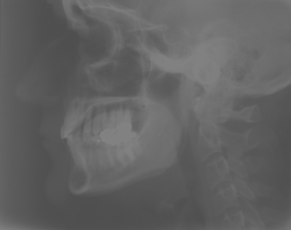
#> input picture data/xray.png, 291 x 230 px, shrunk from 600 x 474 before the run; the run also reads 1 picture not shown here
$ jupyter execute intensity_transformations.ipynb   (shell and % lines are left out)
#> lines starting #> are read from the running program, lines starting #| are printed output that depends on the picture; after the words box and inside, x2 and y2 are one past the last pixel; in counts of white or black regions, pixels touching at a corner belong together
# Introduction

**In this lecture, we will learn**
- what an intensity transformation is,
- when and how to use common intensity transformations,
- principles of histogram equalization and matching techniques,
- how to implement intensity transformations efficiently using Numpy.

**The lecture is based on**
- Chapter 3 "Point Operations" of
  [\[Burger22\] Wilhelm Burger, Mark J. Burge: "Digital Image Processing: An Algorithmic Introduction (3rd edition)"](https://imagingbook.com/books/english-edition-hardcover/)

[cell 1]
from typing import Callable, Optional, Union

import matplotlib.pyplot as plt
import numpy as np
import seaborn as sns
import scipy
import skimage

[cell 2]
xray_rgb = skimage.io.imread('../data/xray.png')
#> xray_rgb is the input picture: shape (230, 291, 3); min 78, max 130, mean 97.9
xray_rgb.dtype, xray_rgb.shape, xray_rgb.min(), xray_rgb.max()

[cell 3]
xray_gray = skimage.util.img_as_ubyte(skimage.color.rgb2gray(xray_rgb))
xray_gray.dtype, xray_gray.shape, xray_gray.min(), xray_gray.max()

[cell 4]
def imshow_pair(
        horizontal: bool = True,
        cmap: str = 'gray',
        vmin: Union[int, float] = 0,
        vmax: Union[int, float] = 255,
        grid: bool = False,
        colorbar: bool = True,
        **images
):
#> called with horizontal = True, cmap = 'gray', vmin = 0, vmax = 255, grid = False, colorbar = True
    nrows, ncols = (1, 2) if horizontal else (2, 1)
    fig, axes = plt.subplots(nrows=nrows, ncols=ncols, layout='constrained')
    for ax, (name, img) in zip(axes.flat, images.items()):
        im = ax.imshow(img, cmap=cmap, vmin=vmin, vmax=vmax)
        ax.grid(grid)
        ax.set_title(name)
    if colorbar:
        fig.colorbar(im, ax=axes, orientation='horizontal' if horizontal else 'vertical', aspect=50)
    return fig, axes

[cell 5]
imshow_pair(rgb=xray_rgb, gray=xray_gray);

# Intensity transformations

<figure class="image">

  <figcaption>Examples of intensity transformations: original, negative, histogram equalization, segmentation by thresholding</figcaption>
</figure>

- In general, an intensity transformation is
  $$
  g(x, y) = T(f(x, y), x, y)
  $$
  where
  - $f(x, y)$ is the original image,
  - $T$ is a transformation function,
  - $g(x, y)$ is the newly produced transformed image.
- Notice that the output value $g(x, y)$ at position $(x, y)$ only depends on input $f(x, y)$ at the same coordinates $(x, y)$ and the coordinates themselves.
- This means that **intensity transformations do not change size, geometry or local structure of the image**.

# Monadic operations

- A special category of intensity transformations are monadic (unary, single input) operations that are **independent of the position $(x, y)$** in the image.
  $$
  g(x, y) = T(f(x, y))
  $$
  or more succinctly
  $$
  b = T(a)
  $$
  where
  - $a = f(x, y)$ is the original intensity,
  - $b = g(x, y)$ the transformed intensity.
- In other words, the transformed intensity value only depends on the original intensity and nothing else.

## Change of brightness

- Brightness roughly corresponds to image exposure.
- **Manipulating brightness has an additive effect**
  $$
  T_{\textrm{br}}(a; \beta) = a + \beta
  $$
- For example, to increase the brightness by 10, we would do $T_{\textrm{br}}(a; 10) = a + 10$

[cell 6]
def change_brightness(img: np.ndarray, beta: float) -> np.ndarray:
#> called with beta = 50
    height, width = img.shape
    # First initialize an output image - same size and type as input
    output = np.zeros_like(img)
    for y in range(height):
        for x in range(width):
            # For each pixel do b = T(a) = a + beta
            a = img[y, x]
            b = a + beta  # FIXME: a problem here
            b = np.clip(b, 0, 255)
            # Write the new intensity in the output image to the same position
            output[y, x] = b
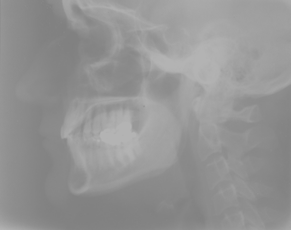
#> output: shape (230, 291); min 128, max 180, mean 147.9
    return output

[cell 7]
gray_brt = change_brightness(xray_gray, 50)
gray_brt.dtype, gray_brt.shape, gray_brt.min(), gray_brt.max()

[cell 8]
imshow_pair(gray=xray_gray, gray_brt=gray_brt);

## Change of contrast

- Contrast corresponds to the range of intensity values effectively used in an image.
- **Manipulating contrast has a multiplicative effect**
  $$
  T_{\textrm{con}}(a; \alpha) = \alpha \cdot a
  $$
- For example, to increase the contrast by 50 %, we would do $T_{\textrm{con}}(a; 1.5) = 1.5\cdot a$

[cell 9]
def change_contrast(img: np.ndarray, alpha: float) -> np.ndarray:
#> called with alpha = 1.5
    height, width = img.shape
    output = np.zeros_like(img)
    for y in range(height):
        for x in range(width):
            output[y, x] = alpha * img[y, x]  # FIXME: a problem here
    return output

[cell 10]
gray_con = change_contrast(xray_gray, 1.5)
gray_con.dtype, gray_con.shape, gray_con.min(), gray_con.max()

[cell 11]
imshow_pair(gray=xray_gray, gray_con=gray_con);

# Inverting an image (image negative)

- The transformation function is
  $$T_{\text{neg}}(a) = a_\text{max} - a$$
- where
  - $a_\text{max} = 2^{n_\text{bits}}$ when the dtype is integer (typically $n_\text{bits} = 8 \rightarrow a_\text{max} = 255$),
  - $a_\text{max} = 1.0$ when the dtype is `float`.

[cell 12]
def image_negative_slow(img: np.ndarray, v_max: int = 255) -> np.ndarray:
#> called with v_max = 255
    height, width = img.shape
    output = np.zeros_like(img)
    for y in range(height):
        for x in range(width):
            output[y, x] = v_max - img[y, x]
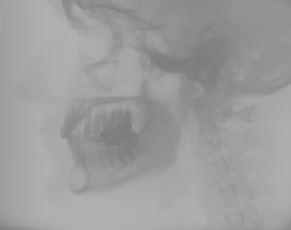
#> output: shape (230, 291); min 125, max 177, mean 157.1
    return output

[cell 13]
xray_neg = image_negative_slow(xray_gray)
xray_neg.dtype, xray_neg.shape, xray_neg.min(), xray_neg.max()

[cell 14]
imshow_pair(gray=xray_gray, gray_neg=xray_neg);

## Fast vectorized implementation

- We'll ditch the slow Python for loops and leverage NumPy's efficient broadcasting instead.

[cell 15]
def image_negative(img: np.ndarray, v_max: int = 255) -> np.ndarray:
    return v_max - img

[cell 16]
xray_neg = image_negative(xray_gray)
xray_neg.dtype, xray_neg.shape, xray_neg.min(), xray_neg.max()

[cell 17]
imshow_pair(gray=xray_gray, gray_neg=xray_neg);

[cell 18]
image_negative_slow(xray_gray)

[cell 19]
image_negative(xray_gray)

# Thresholding

- Thresholding is an intensity transformation function that separates pixels by their value into two classes, for example background and foreground.
  $$
  T_{\textrm{thr}}(a; t) = \begin{cases}
      a_\textrm{min} & \textrm{if} \; a \lt t \\
      a_\textrm{max} & \textrm{if} \; a \ge t
  \end{cases}
  $$
  where
  - $t$ is some threshold value.
- Usually, we want to *binarize* the image and therefore choose $a_\textrm{min} = 0$ and $a_\textrm{max} = 1$ (or sometimes 0 and 255 in case of `uint8` images).

[cell 20]
def threshold_image(img: np.ndarray, threshold: int, v_max: int = 255) -> np.ndarray:
#> called with threshold = 125, v_max = 255
    output = np.zeros_like(img)
    mask = img >= threshold
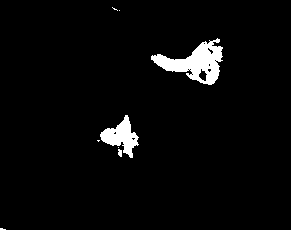
#> mask: shape (230, 291) bool; 3.5% white; 8 white regions (5 under 20 px), largest, box (x1, y1, x2, y2) and area: (151, 38, 223, 85) 1511, (100, 115, 139, 158) 755, (118, 149, 122, 157) 26
    output[mask] = v_max
    return output

[cell 21]
gray_thr = threshold_image(xray_gray, 125)
gray_thr.dtype, gray_thr.shape, gray_thr.min(), gray_thr.max()

[cell 22]
imshow_pair(gray=xray_gray, gray_thr=gray_thr);

# Automatic contrast adjustment (enhancement)

- Let's first look at the image histogram of our low contrast image.

[cell 23]
xray_hist_bins = np.arange(257)
xray_hist, _ = np.histogram(xray_gray, bins=xray_hist_bins)
#> xray_hist = 256 values, max 2551 at index 88, min 0 at index 0, mean 261.4

[cell 24]
with sns.axes_style(style='darkgrid'):
    plt.bar(xray_hist_bins[:-1], xray_hist, width=1., edgecolor='none');

- If the image only covers a small range of intensities, it may appear as low contrast.
- In order to increase the contrast, we need to fully utilize the entire range of possible intensities like in the following picture.

<figure class="image">

  <figcaption>Source: [Burger22], Fig. 3.4</figcaption>
</figure>

- Let's say the smallest and the highest values in our image $I$ are $a_\textrm{lo} = \min(I)$ and $a_\textrm{hi} = \max(I)$, respectively.

[cell 25]
xray_gray.min(), xray_gray.max()
#> Out = (78, 130)

- In order to cover some specified intensity range, we will map the smallest value $a_\textrm{lo}$ to zero (let's call that zero $a_\textrm{min}$) and the highest value $a_\textrm{hi}$ to 255 ($=a_\textrm{max}$) like so
  $$
  f(a) = \frac{a_\textrm{max} - a_\textrm{min}}{a_\textrm{hi} - a_\textrm{lo}} \cdot (a - a_\textrm{lo}) + a_\textrm{min}
  $$
  which for an 8-bit with $a_\textrm{min} = 0$ and $a_\textrm{max} = 255$ simplifies to
  $$
  f(a) = \frac{255}{a_\textrm{hi} - a_\textrm{lo}} \cdot (a - a_\textrm{lo})
  $$

[cell 26]
def normalize_minmax_uint8(img: np.ndarray) -> np.ndarray:
    a_lo, a_hi = img.min(), img.max()
#> a_lo = 78; a_hi = 130
    output = 255. / (a_hi - a_lo) * (img - a_lo)
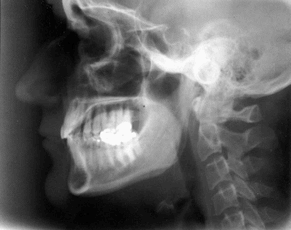
#> output: shape (230, 291) float64; min 0, max 255, mean 97.8; drawn with min black and max white
    return output.astype(np.uint8)

[cell 27]
xray_gray_nrm = normalize_minmax_uint8(xray_gray)
xray_gray_nrm.dtype, xray_gray_nrm.shape, xray_gray_nrm.min(), xray_gray_nrm.max()

[cell 28]
imshow_pair(gray=xray_gray, gray_nrm=xray_gray_nrm);

# Automatic contrast adjustment for noisy images

- Simple min-max normalization will fail when there are outlier values in the input image.
- Let's corrupt our image with artificial salt & pepper noise to illustrate the point.
- Each pixel will be randomly set to 0 or 255 with some probability (`amount` in the following code).

[cell 29]
xray_gray_snp = skimage.util.random_noise(xray_gray, mode='s&p', amount=0.01)  # this also converts to float and 0..1 range
xray_gray_snp = skimage.util.img_as_ubyte(xray_gray_snp)  # convert back to uint8 and 0..255
xray_gray_snp.dtype, xray_gray_snp.shape, xray_gray_snp.min(), xray_gray_snp.max()

[cell 30]
imshow_pair(gray=xray_gray, gray_snp=xray_gray_snp);

[cell 31]
with sns.axes_style(style='darkgrid'):
    plt.hist(xray_gray_snp.ravel(), bins=xray_hist_bins, width=1., edgecolor='none');

[cell 32]
xray_gray_snp_nrm = normalize_minmax_uint8(xray_gray_snp)
xray_gray_snp_nrm.dtype, xray_gray_snp_nrm.shape, xray_gray_snp_nrm.min(), xray_gray_snp_nrm.max()

[cell 33]
imshow_pair(gray_snp=xray_gray_snp, gray_snp_nrm=xray_gray_snp_nrm);
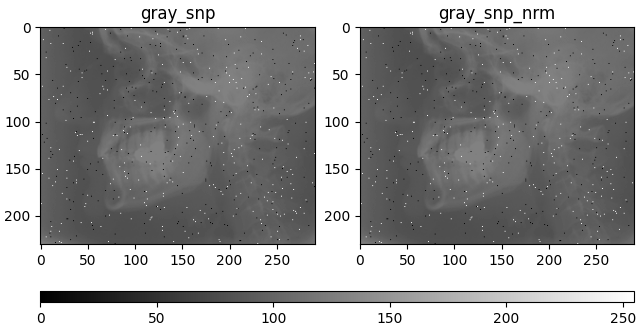
#> figure drawn by matplotlib, 3 panels

- Obviously, because the original intensity values already covered the entire `uint8` range 0..255 due to the added noise, there was nothing to "stretch".
- In order to remedy this, we would need to know the original intensity range as it was *before* the noise corruption. We don't have it, of course, so we need to estimate it.
- One idea is to assume the type of noise (salt & pepper) and the maximum amount (5 % in our case).
- Then, insted of hard max, we can set $a_\textrm{hi}$ to be a value such that 95 % of pixels in the image are smaller, i.e to the. 95th percentile, and similarly set the $a_\textrm{lo}$ to the 5th percentile.
- See the following illustration, where the percentage of pixels with the few lowest and highest values are denoted as $p_\textrm{lo}$ and $p_\textrm{hi}$, respectively.

<figure class="image">

  <figcaption>Source: [Burger22], Fig. 3.6</figcaption>
</figure>

- Both values $a_\textrm{lo}$, $a_\textrm{hi}$ can be calculated using the `np.percentile` function.
- However, will do so manually using a cumulative histogram, since the `np.percentile` relies on cumulative distribution function anyway and it will be useful later for implementation of histogram equalization.

## Cumulative histogram

- If we have a histogram $h$ of our image $I$, the cumulative histogram $H$ is defined as
  $$
  H(a) = \sum_{i=0}^a h(i) \quad \textrm{for} \; 0 \le a \lt K
  $$
  where
  - $K$ is the number of intensity levels, e.g. $K = 256$ for `uint8` images.
- It holds that
  - $a$-th value in $H$ is the sum of all values in $h$ up to the $a$-th position,
  - the last element $H(K-1)$ is equal to the number of pixels in $I$. If $M$ and $N$ are the width and height of $I$, respectively, then $H(K-1) = M \cdot N$.

[cell 34]
def cumsum_naive(h: np.ndarray) -> np.ndarray:
    h_cum = np.zeros_like(h)
    for a in range(len(h)):
        for i in range(a+1):
            h_cum[a] += h[i]
#> after the loop, h_cum = 256 values from 0 to 66930
    return h_cum

[cell 35]
def cumsum_recursive(h: np.ndarray) -> np.ndarray:
    h_cum = np.zeros_like(h)
#> h_cum = 256 values from 0 to 0
    h_cum[0] = h[0]
    for i in range(2, len(h)):
        h_cum[i] = h_cum[i - 1] + h[i]
#> after the loop, h_cum = 256 values from 0 to 66930
    return h_cum

[cell 36]
np.all(cumsum_naive(xray_hist) == cumsum_recursive(xray_hist))
#> Out = True

[cell 37]
cumsum_naive(xray_hist)
#> Out = 256 values from 0 to 66930

[cell 38]
cumsum_recursive(xray_hist)
#> Out = 256 values from 0 to 66930

[cell 39]
np.all(np.cumsum(xray_hist) == cumsum_recursive(xray_hist))
#> Out = True

[cell 40]
np.cumsum(xray_hist)
#> Out = 256 values from 0 to 66930

[cell 41]
xray_hist_cum = np.cumsum(xray_hist)
#> xray_hist_cum = 256 values from 0 to 66930
xray_hist_cum.dtype, xray_hist_cum.shape, xray_hist_cum.min(), xray_hist_cum.max()

[cell 42]
with sns.axes_style(style='darkgrid'):
    plt.bar(xray_hist_bins[:256], xray_hist, width=1, ec='none', alpha=0.4)
    plt.xlabel('$a$')
    plt.ylabel('$h(a)$')
    plt.gca().twinx()
    plt.plot(xray_hist_cum)
    plt.ylabel('$H(a)$')
    plt.ylim(-1000., None)
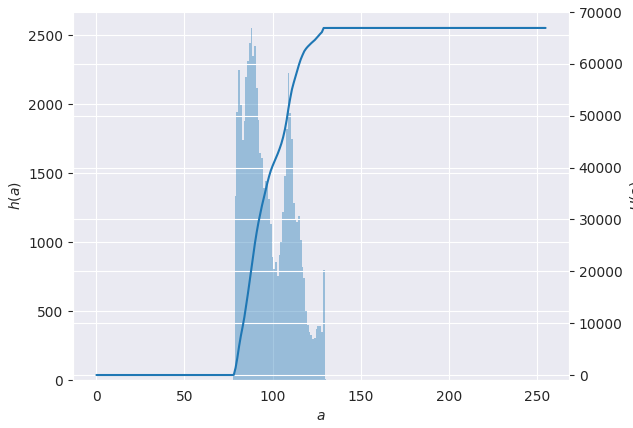
#> figure drawn by matplotlib, 2 panels; panel 1: tallest bar 2551 high, from x = 87.5 to 88.5; panel 2: curve peaks at x = 130, y = 66930

## Frequencies and probabilities

- The value in each histogram bin describes the observed frequency of the corresponding intensity value, i.e. we may treat the histogram as a discrete *frequency distribution*.
- For a given image $I$ of size $M \times N$, the sum of all histogram entries is equal to the number of pixels
  $$
  \sum_a{h(a)} = M \cdot N
  $$
- The associated normalized histogram
  $$
  p(a) = \frac{h(a)}{M \cdot N}
  $$
  can be interpreted as the probability mass function (pmf), where $p(a)$ is the probability for the occurence of the pixel value $a$. As a probability distribution, it satisfies
  $$
  \sum_a{p(a)} = 1
  $$
- The statistical counterpart to the cumulative histogram $H$ is the *cumulative distribution function*
  $$
  \textrm{cdf}(a) = \sum_{i=0}^a{p(i)} = \frac{H(a)}{M \cdot N}
  $$
- Each value $\textrm{cdf}(a)$ tells us the percentile of $a$. If, for example, $\textrm{cdf}(10) = 0.07$, it means that 7 % of pixels in the image $I$ have a value smaller or equal to $10$. The last value $\textrm{cdf}(K-1)$ (typically $K=256$ for `uint8` images) is always equal to one.

[cell 43]
def pmf(h: np.ndarray) -> np.ndarray:
    return h / h.sum()

[cell 44]
xray_pmf = pmf(xray_hist)
#> xray_pmf = 256 values, max 0.0381 at index 88, min 0 at index 0, mean 0.00391
xray_pmf.shape, xray_pmf.dtype, xray_pmf.min(), xray_pmf.max()

[cell 45]
def cdfs(h: np.ndarray) -> np.ndarray:
    p_cum = np.cumsum(h)
#> p_cum = 256 values from 0 to 66930
    return p_cum / p_cum[-1]

[cell 46]
xray_cdf = cdfs(xray_hist)
#> xray_cdf = 256 values from 0 to 1
xray_cdf.shape, xray_cdf.dtype, xray_cdf.min(), xray_cdf.max()

[cell 47]
with sns.axes_style('darkgrid'):
    plt.bar(xray_hist_bins[:256], xray_pmf, width=1, ec='none', alpha=0.4)
    plt.xlabel('$a$')
    plt.ylabel('$p(a)$')
    plt.gca().twinx()
    plt.plot(xray_cdf)
    plt.ylabel('$\\text{cdf}(a)$')
    plt.ylim(-0.01, None)
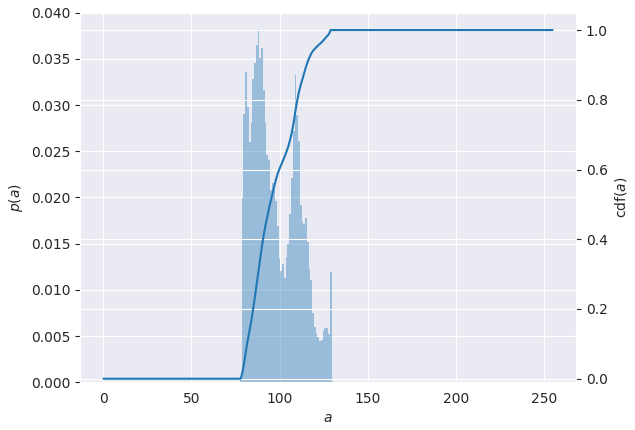
#> figure drawn by matplotlib, 2 panels; panel 1: tallest bar 0.0381 high, from x = 87.5 to 88.5; panel 2: curve peaks at x = 130, y = 1

## Normalization range limits $a_\textrm{lo}$ and $a_\textrm{hi}$ as percentiles

- Using cumulative distribution function $\textrm{cdf}$, we can easily find intensity values $a_\textrm{lo}$ and $a_\textrm{hi}$, which correspond to the smallest and largest few percent of values in $f$, respectively.
- The value $a_\textrm{lo}$ will be the first entry in the $\textrm{cdf}$ which is larger than e.g. 5 %.
- If we denote the percentage as $p_\textrm{lo}$, then
  $$
  a_\textrm{lo} = \min\left\{a | \textrm{cdf}(a) \ge p_\textrm{lo}\right\}
  $$

[cell 48]
a_lo = next(a for a in range(len(xray_hist_cum)) if xray_cdf[a] >= 0.05)  # p_lo = 0.05
#> a_lo = 81
a_lo
#> Out = 81

Similarly, $a_\textrm{hi}$ will be the last $a$ for which $\textrm{cdf}(a) \le 0.95$, i.e.
$$
a_\textrm{hi} = \max\left\{a | \textrm{cdf}(a) \le (1 - p_\textrm{hi})\right\}
$$

[cell 49]
a_hi = next(a for a in reversed(range(len(xray_hist_cum))) if xray_cdf[a] <= 0.95)  # p_hi = 0.05
#> a_hi = 120
a_hi
#> Out = 120

Let's put the entire percentile-based contrast adjustment into single function.

[cell 50]
def normalize_percentile_uint8(img: np.ndarray, percentage: float = 0.05) -> np.ndarray:
#> called with percentage = 0.05
    h, _ = np.histogram(img.ravel(), bins=np.arange(257))
#> h = 256 values, max 2528 at index 88, min 0 at index 1, mean 261.4
    p_cum = cdfs(h)
#> p_cum = 256 values from 0.0046 to 1
    a_lo = next(a for a in range(len(p_cum)) if p_cum[a] > percentage)
#> a_lo = 80
    a_hi = next(a for a in reversed(range(len(p_cum))) if p_cum[a] < 1. - percentage)
#> a_hi = 121
    output = 255. / (a_hi - a_lo) * (img.astype(float) - a_lo)
    return output.clip(min=0, max=255).astype(np.uint8)
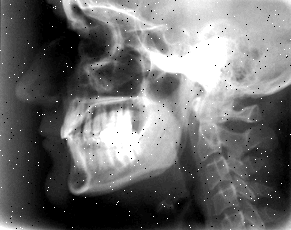
#> returned value: shape (230, 291); min 0, max 255, mean 109.8

[cell 51]
gray_snp_nrp = normalize_percentile_uint8(xray_gray_snp, percentage=0.05)  # try lowering percentile here
gray_snp_nrp.dtype, gray_snp_nrp.shape, gray_snp_nrp.min(), gray_snp_nrp.max()

[cell 52]
imshow_pair(gray_snp=xray_gray_snp, gray_snp_nrp=gray_snp_nrp);
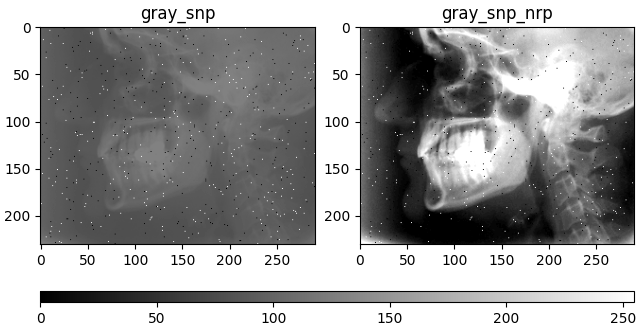
#> figure drawn by matplotlib, 3 panels

# Intensity transformations as an application of the function $T$

- Notice that in all of the examples above, the procedure for transforming the input image using a monadic transformation function $T$ was always the same.
- The only thing that varied was the function $T$.
- Therefore, we may create a general function `remap_values` that takes in two inputs: image $f$ and transformation $T$.

[cell 53]
def remap_values(img: np.ndarray, trf_func: Callable[[float], float]) -> np.ndarray:
    height, width = img.shape
    output = np.zeros_like(img)
    for y in range(height):
        for x in range(width):
            output[y, x] = trf_func(img[y, x])
    return output

## Inverting an image (image negative)

- Now, we'll look at image negative again.
- This time, however, we will perform it using the `remap_values` function.
- Remember that the image negative transformation function is
  $$
  T_\textrm{neg}(a) = a_\textrm{max} - a
  $$
- For `uint8`, $a_\textrm{max} = 255$. Let's create $T_\textrm{neg}$ as a Python function.

[cell 54]
def trf_neg(a: float) -> float:
    return 255 - a

[cell 55]
xray_neg = remap_values(xray_gray, trf_neg)
xray_neg.dtype, xray_neg.shape, xray_neg.min(), xray_neg.max()

[cell 56]
imshow_pair(gray=xray_gray, gray_neg=xray_neg);

## Pre-computing $T$ as a <u>l</u>ook<u>u</u>p <u>t</u>able (LUT)

- When we are working with discrete images with finite number of distinct pixel values, the transformation function $T(a)$ will be a discrete function with a finite number of distinct values of $a$.
- Typically, for `uint8`, $a = 0,\ldots,255$.
- We may then pre-compute the output values $T(a)$ so that $T$ need not to be re-evaluated for each pixel inside the for loop of `remap_values`.
- We'll create another function `remap_values_uint8`, in which the second argument will be a vector of size 256 with pre-computed values of $T$ instead of $T$ itself.

[cell 57]
def remap_values_uint8(img: np.ndarray, trf_lut: np.ndarray) -> np.ndarray:
    height, width = img.shape
    output = np.zeros_like(img)
    for y in range(height):
        for x in range(width):
            output[y, x] = trf_lut[img[y, x]]
    return output

[cell 58]
def create_image_negative_lut() -> np.ndarray:
    return 255 - np.arange(256, dtype=np.uint8)

[cell 59]
lut_neg = create_image_negative_lut()
lut_neg.shape, lut_neg.dtype, lut_neg.min(), lut_neg.max()

[cell 60]
def plot_lut(lut: np.ndarray, ax: Optional[plt.matplotlib.axes.Axes] = None):
    if ax is None:
        ax = plt.gca()
    ax.plot(lut);
    ax.set_xlabel('$a$')
    ax.set_ylabel('$a\'$')

[cell 61]
with sns.axes_style(style='darkgrid'):
    plot_lut(lut_neg)
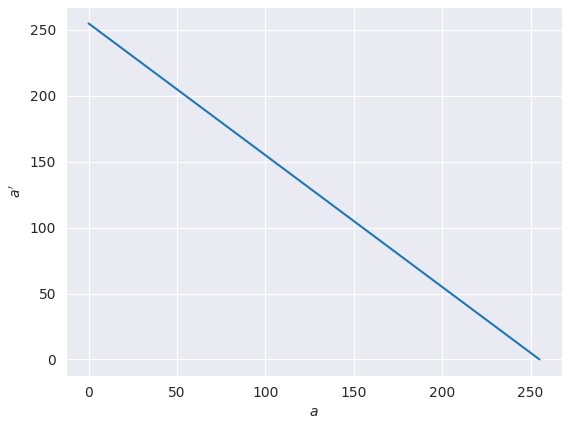
#> figure drawn by matplotlib, 1 panel; curve peaks at x = 0, y = 255

[cell 62]
xray_neg = remap_values_uint8(xray_gray, lut_neg)
#> (the rest of the program and of its run is left out)
